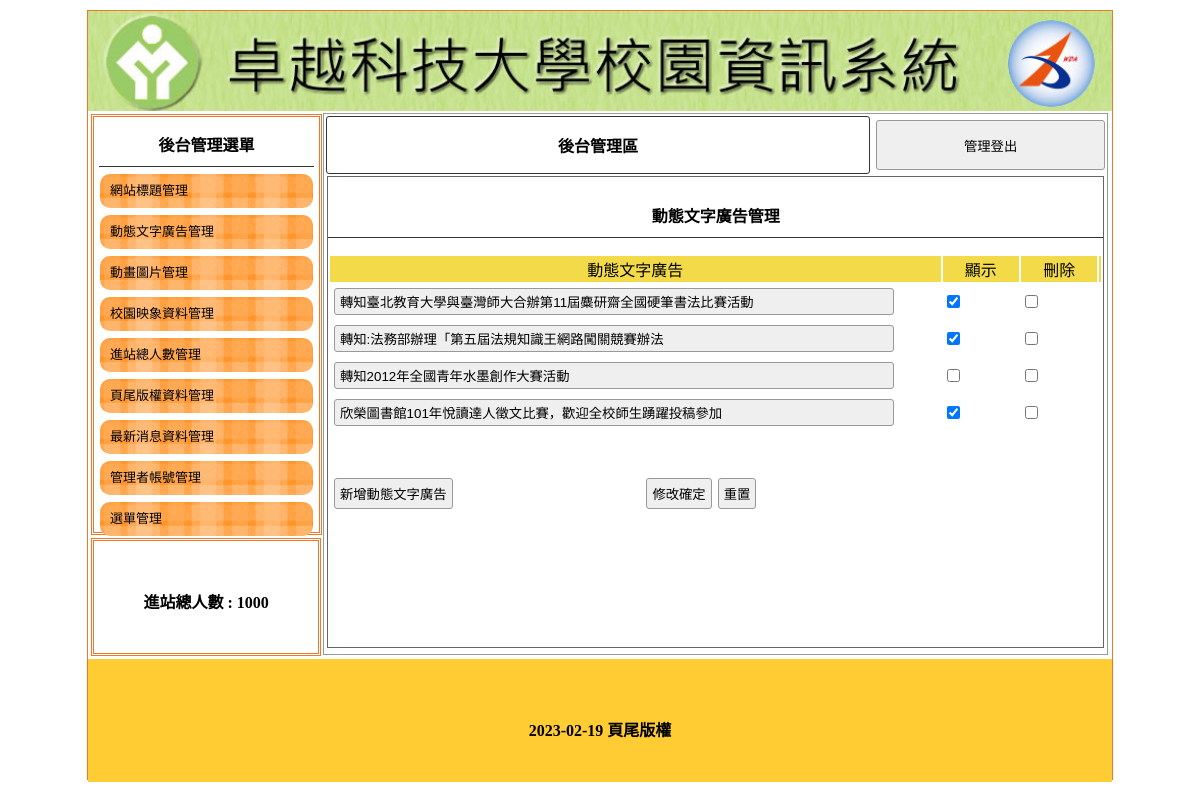
Screenshot of /admin.php?do=ad with the database file from the repository.
### tables this page shows
CREATE TABLE `title` (
  `id` int(10) UNSIGNED NOT NULL,
  `img` text NOT NULL,
  `text` text NOT NULL,
  `sh` int(1) UNSIGNED NOT NULL DEFAULT 0
);

CREATE TABLE `total` (
  `id` int(10) UNSIGNED NOT NULL,
  `text` text NOT NULL
);

CREATE TABLE `ad` (
  `id` int(10) UNSIGNED NOT NULL,
  `text` text NOT NULL,
  `sh` int(1) NOT NULL DEFAULT 1
);

CREATE TABLE `bottom` (
  `id` int(10) UNSIGNED NOT NULL,
  `text` text NOT NULL
);

### api/base.php (called while the page is built, shortened)
<?php
class DB {
    protected $dns="mysql:host=localhost;charset=utf8;dbname=web20;";
    protected $pdo;
    protected $table;
    public function __construct($table)
    {
        $this->pdo=new PDO($this->dns,'root','');
        $this->table=$table;
    }
    public function all(...$args){
        $sql="SELECT * FROM `$this->table` ";
        return $this->pdo->query($sql)->fetchAll(PDO::FETCH_ASSOC);
    }
    public function find($id){
        $sql="SELECT * FROM `$this->table` ";
        if(is_array($id)){
            $sql.=" WHERE ".join(" AND ",$this->arrToSql($id));
        }else{
            $sql.=" WHERE `id`='$id'";
        }
        return $this->pdo->query($sql)->fetch(PDO::FETCH_ASSOC);
    }
    private function arrToSql($arr){
        $res=[];
        foreach($arr as $key=>$val){
            $res[]="`$key`='$val'";
        }
        return $res;
    }
}
$Total=new DB('total');
$Title=new DB('title');
$Bottom=new DB('bottom');
?>

### admin/ad.php (the view, shortened to what this page needs)
<div style="width:99%; height:87%; margin:auto; overflow:auto; border:#666 1px solid;">
					<p class="t cent botli">動態文字廣告管理</p>
					<form method="post"  action="./api/edit.php">
						<table width="100%">
							<tbody>
								<tr class="yel">
									<td width="80%">動態文字廣告</td>
									<td width="10%">顯示</td>
									<td width="10%">刪除</td>
									<td></td>
								</tr>
								<?php
								$table='Ad';
								$direct=strtolower($table);
								$rows=$$table->all();
								foreach($rows as $row){
									?>
									<tr>
									<td width="80%">
										<input type="text" name="text[]" value="<?=$row['text']?>" style="width:90%">
									</td>
									<td width="10%">
										<input type="checkbox" name="sh[]" value="<?=$row['id']?>" <?=$row['sh']==1?'checked':'';?>>
									</td>
									<td width="10%">
										<input type="checkbox" name="del[]" value="<?=$row['id']?>">
									</td>
								</tr>
									<?php
								}
								?>
							</tbody>
						</table>
						<table style="margin-top:40px; width:70%;">
							<tbody>
								<tr>
									<td width="200px"><input type="button"
											onclick="op('#cover','#cvr','./modal/<?=$direct?>.php')"
											value="新增動態文字廣告"></td>
									<td class="cent"><input type="submit" value="修改確定"><input type="reset" value="重置">
									</td>
								</tr>
							</tbody>
						</table>
					</form>
				</div>

### admin.php (shortened to what this page needs)
<?php
include_once "./api/base.php";
?>
<!DOCTYPE html
	PUBLIC "-//W3C//DTD XHTML 1.0 Transitional//EN" "http://www.w3.org/TR/xhtml1/DTD/xhtml1-transitional.dtd">
<html xmlns="http://www.w3.org/1999/xhtml">
<head>
	<link href="./css/css.css" rel="stylesheet" type="text/css">
</head>
<body>
	<div id="main">
		<a title="<?=$Title->find(['sh'=>1])['text']?>" href="index.php">
			<div class="ti" style="background:url('./upload/<?=$Title->find(['sh'=>1])['img']?>'); background-size:cover;"></div>
		</a>
		<div id="ms">
			<div id="lf" style="float:left;">
				<div id="menuput" class="dbor">
					<span class="t botli">後台管理選單</span>
					<a style="color:#000; font-size:13px; text-decoration:none;"
						href="?do=title">
						<div class="mainmu">
							網站標題管理 </div>
					</a>
					<a style="color:#000; font-size:13px; text-decoration:none;" href="?do=ad">
						<div class="mainmu">
							動態文字廣告管理 </div>
					</a>
					<a style="color:#000; font-size:13px; text-decoration:none;" href="?do=mvim">
						<div class="mainmu">
							動畫圖片管理 </div>
					</a>
					<a style="color:#000; font-size:13px; text-decoration:none;" href="?do=image">
						<div class="mainmu">
							校園映象資料管理 </div>
					</a>
					<a style="color:#000; font-size:13px; text-decoration:none;" href="?do=total">
						<div class="mainmu">
							進站總人數管理 </div>
					</a>
					<a style="color:#000; font-size:13px; text-decoration:none;" href="?do=bottom">
						<div class="mainmu">
							頁尾版權資料管理 </div>
					</a>
					<a style="color:#000; font-size:13px; text-decoration:none;" href="?do=news">
						<div class="mainmu">
							最新消息資料管理 </div>
					</a>
					<a style="color:#000; font-size:13px; text-decoration:none;" href="?do=admin">
						<div class="mainmu">
							管理者帳號管理 </div>
					</a>
					<a style="color:#000; font-size:13px; text-decoration:none;" href="?do=menu">
						<div class="mainmu">
							選單管理 </div>
					</a>
				</div>
				<div class="dbor" style="margin:3px; width:95%; height:20%; line-height:100px;">
					<span class="t">進站總人數 :
					<?=$Total->find(1)['text']?></span>
				</div>
			</div>
			<div class="di"
				style="height:540px; border:#999 1px solid; width:76.5%; margin:2px 0px 0px 0px; float:left; position:relative; left:20px;">
				<table width="100%">
					<tbody>
						<tr>
							<td style="width:70%;font-weight:800; border:#333 1px solid; border-radius:3px;"
								class="cent"><a href="?do=admin" style="color:#000; text-decoration:none;">後台管理區</a>
							</td>
							<td><button onclick="document.cookie='user=';location.replace('index.php')"
									style="width:99%; margin-right:2px; height:50px;">管理登出</button></td>
						</tr>
					</tbody>
				</table>
<?php
$do=$_GET['do']??'title';
$file="./admin/$do.php";
if(file_exists($file)){
	include $file;
}else{
	include "./admin/title.php";
}
?>
			</div>
		</div>
		<div
			style="width:1024px; left:0px; position:relative; background:#FC3; margin-top:4px; height:123px; display:block;">
			<span class="t" style="line-height:123px;"><?=$Bottom->find(1)['text']?></span>
		</div>
	</div>
</body>
</html>

### css/css.css (style rules this page uses)
body { padding:0px; margin:0px; }
#main { width:1024px; height:768px; margin:10px auto 10px auto; border:#EE7728 1px solid; position:relative; }
.ti { width:100%; height:100px; position:relative; background-size:cover; background-repeat:no-repeat; }
.dbor { border:#EE7728 double 3px; margin:1px; padding:2px 10px 2px 10px; }
.t { font-weight:800; display:block; text-align:center; padding:10px 1px 10px 1px; }
.botli { border-bottom:#333 1px solid; }
.mainmu { position:relative; border-radius:10px; background:url(../icon/menu.fw.png) center no-repeat; background-size:cover; line-height:30px; padding:2px 10px 2px 10px; margin:7px 1px 7px 1px; }
#lf { height:540px; width:21%; display:inline-block; }
#menuput { width:100%; height:75%; position:relative; padding:5px; display:block; margin: 3px; }
.di { display:inline-block; }
.cent { text-align:center; }
input,button { border:#999 1px solid; border-radius:3px; background:#EFEFEF; padding:5px; margin:3px; }
input[type=text],input[type=password] { width:150px; }
.yel td { background:#F3DA49; text-align:center; }
a { text-decoration: none; }

### rows the page displays
title: img (picture)
total: text "1000"
ad: text "轉知臺北教育大學與臺灣師大合辦第11屆麋研齋全國硬筆書法比賽活動", sh "☑"
ad: text "轉知:法務部辦理「第五屆法規知識王網路闖關競賽辦法", sh "☑"
ad: text "轉知2012年全國青年水墨創作大賽活動"
ad: text "欣榮圖書館101年悅讀達人徵文比賽，歡迎全校師生踴躍投稿參加", sh "☑"
bottom: text "2023-02-19 頁尾版權"
